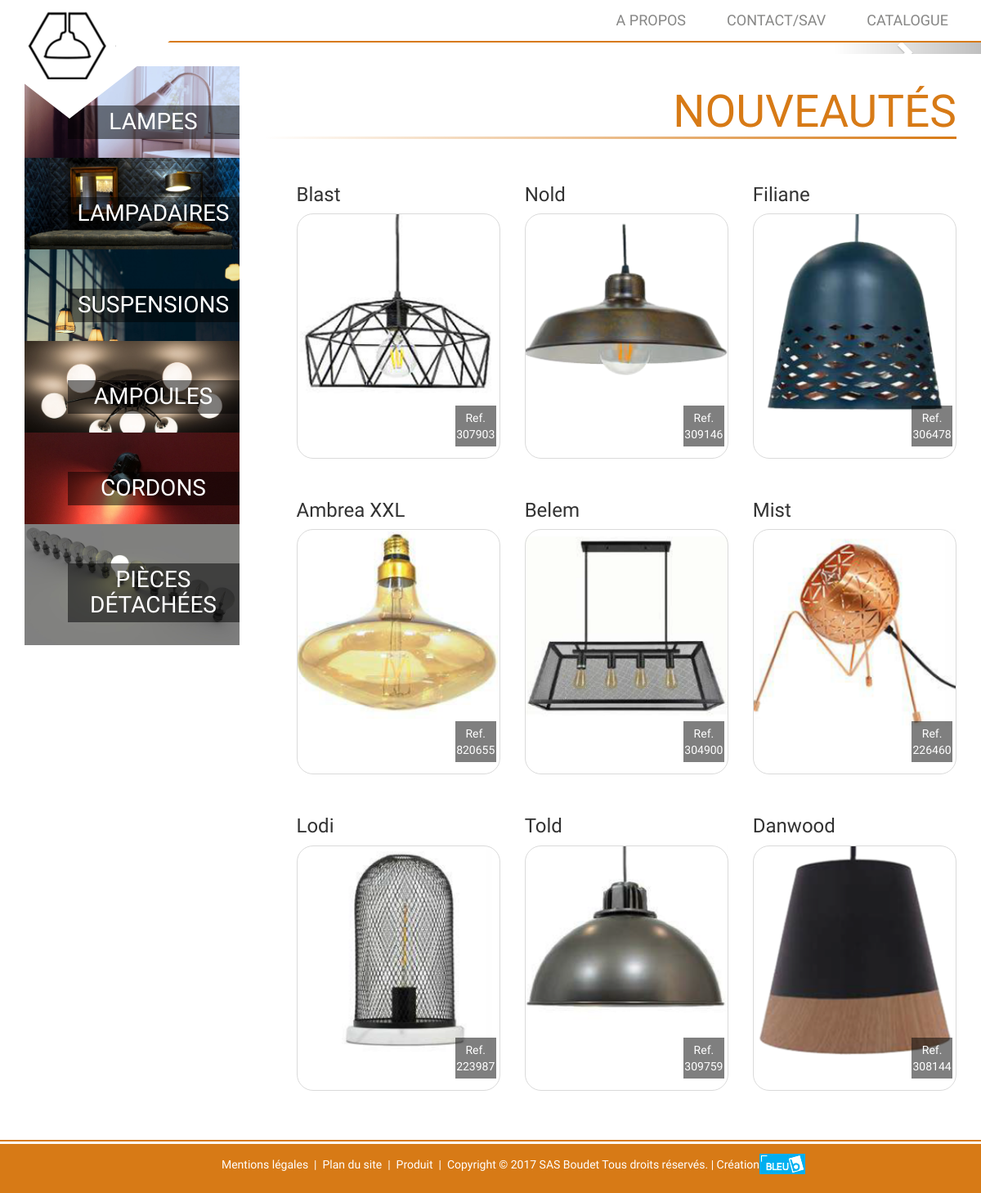
The page / on the database its author committed.
### tables this page shows
CREATE TABLE `nouveaute` (
  `ref` int(11) NOT NULL
);

CREATE TABLE `produits` (
  `id` int(11) NOT NULL,
  `ref` int(11) NOT NULL,
  `nom` varchar(20) NOT NULL,
  `coloris` varchar(50) NOT NULL,
  `dimension` varchar(50) NOT NULL,
  `dispo` varchar(20) NOT NULL,
  `image` text NOT NULL,
  `categorie` text NOT NULL
);

### application/controllers/Accueil.php (called while the page is built, shortened)
<?php
class Accueil extends CI_Controller {
	public function index()
	{
		$datahead = array();
		$datahead['title'] = 'c-creation';
		$datahead['description'] = 'c-creation';
		$data = array();
		$this->load->model('Produit_model');
		$data['list_nouv']=$this->Produit_model->get_nouveaute();
		$this->load->view('common/headeracc',$datahead);
        $this->load->view('accueil/home',$data);
        $this->load->view('common/footer');
	}
}

### index.php (called while the page is built, shortened)
<?php
require_once BASEPATH.'core/CodeIgniter.php';

### application/helpers/assets_helper.php (called while the page is built, shortened)
<?php  if ( ! defined('BASEPATH')) exit('No direct script access allowed');
if ( ! function_exists('css_url'))
{
	function css_url($nom)
	{
		return base_url() . 'assets/css/' . $nom . '.css';
	}
}
if ( ! function_exists('img_url'))
{
	function img_url($nom)
	{
		return base_url() . 'assets/images/' . $nom;
	}
}

### application/models/Produit_model.php (called while the page is built, shortened)
<?php  if ( ! defined('BASEPATH')) exit('No direct script access allowed');
class Produit_model extends CI_Model
{
    public function get_nouveaute()
    {
        $req = 'SELECT * FROM nouveaute NATURAL JOIN produits';
        $query = $this->db->query($req);
        $liste = $query->result_array();
        return $liste;
    }
}

### application/views/accueil/home.php (the view, shortened to what this page needs)
<div class="container">
  <section class="home_elmt row">
        <article class="col-md-3">
            <div class="accordion">
                <a href="<?php echo base_url('produits/lampes'); ?>" class="accordion-item">
                    <h2>Lampes</h2>
                    <div class="accordion-item-content">
                      <img src="<?php echo img_url('accordeon/macbook-690276_1280.jpg'); ?>">
                    </div>
                </a>
                <a href="<?php echo base_url('produits/lampadaires'); ?>" class="accordion-item">
                    <h2>Lampadaires</h2>
                    <div class="accordion-item-content">
                       <img src="<?php echo img_url('accordeon/lounge-609383_1280.jpg'); ?>">
                    </div>
                </a>
                <a href="<?php echo base_url('produits/suspensions'); ?>" class="accordion-item">
                    <h2>Suspensions</h2>
                    <div class="accordion-item-content">
                      <img src="<?php echo img_url('accordeon/bright-1851267_1280-2.jpg'); ?>">
                    </div>
                </a>
                <a href="<?php echo base_url('produits/ampoules'); ?>" class="accordion-item">
                    <h2>Ampoules</h2>
                    <div class="accordion-item-content">
                     <img src="<?php echo img_url('accordeon/ceiling-lamp-335975_1280.jpg'); ?>">
                    </div>
                </a>
                <a href="<?php echo base_url('produits/cordons'); ?>" class="accordion-item">
                    <h2>Cordons</h2>
                    <div class="accordion-item-content">
                       <img src="<?php echo img_url('accordeon/lighting-1565982_1920-2.jpg'); ?>">
                    </div>
                </a>
                <a href="<?php echo base_url('produits/pieces'); ?>" class="accordion-item accordion-item--default">
                    <h2>Pièces détachées</h2>
                    <div class="accordion-item-content">
                       <img src="<?php echo img_url('accordeon/light-bulbs-1125016_960_720.jpg'); ?>">
                    </div>
                </a>
            </div>
        </article>
        <article class="col-md-9">
            <h2 class="title_nouv">Nouveautés</h2>
            <ul class="row">
            <?php for ($i=0; $i < 9 ; $i++) { ?>
                <div class="col-md-4 product_item">
                    <h3><?php echo $list_nouv[$i]['nom']?></h3>
                    <a href="<?php echo base_url('produits/detail').'?ref='.$list_nouv[$i]['ref'];?>">
                        <p>Ref. <?php echo $list_nouv[$i]['ref'];?></p>
                        <img class="img-responsive" src="<?php echo img_url('produits/'.$list_nouv[$i]['image'])?>">
                    </a>
                </div>
               <?php }?>
            </ul>
        </article>
    </section>
</div>

### application/views/common/headeracc.php (shortened to what this page needs)
<!DOCTYPE html>
<html>
<head>
    <link rel="stylesheet" href="https://maxcdn.bootstrapcdn.com/bootstrap/3.3.7/css/bootstrap.min.css">
    <link rel="stylesheet" type="text/css" href="<?php echo css_url('style');?>" />
    <link rel="stylesheet" href="https://maxcdn.bootstrapcdn.com/font-awesome/4.7.0/css/font-awesome.min.css">
</head>
<body>
<div id="nav">
  <div id="menu" class="navbar navbar-fixed-top">
      <div class="container">
        <div class="navbar-header">
          <a class="navbar-brand bsbrand hidden-sm hidden-xs" href="<?php echo base_url(); ?>">
            <p class="logotop" ></p>
          </a>
        </div>
        <div id="navbar" class="collapse navbar-collapse">
          <ul class="nav navbar-nav navbar-right">
            <li class="active"><a href="<?php echo base_url('about'); ?>">a propos</a>
            </li>
            <li><a href="<?php echo base_url('contact'); ?>">contact/sav</a>
            </li>
            <li><a href="<?php echo base_url('produits'); ?>">catalogue</a>
            </li>
          </ul>
        </div>
      </div>
</div>
<div id="carousel-example-generic" class="carousel slide" data-ride="carousel">
          <div class="carousel-inner" role="listbox">
            <div class="item active">
              <img src="<?php echo img_url('carr/WeChat Image_20170901173042-copie.png'); ?>" alt="illuminez votre quotidien">
            </div>
          </div>
          <a class="left carousel-control" href="#carousel-example-generic" role="button" data-slide="prev">
          </a>
          <a class="right carousel-control" href="#carousel-example-generic" role="button" data-slide="next">
            <span class="glyphicon glyphicon-chevron-right" aria-hidden="true"></span>
          </a>
        </div>

### application/views/common/footer.php (shortened to what this page needs)
<footer>
	<div class="container">
		<div class="row">
			<p class="col-xs-12">
						<a href="#" title="Mentions légales">Mentions légales</a>
						&nbsp;|&nbsp;
						<a href="#" title="Plan du site">Plan du site</a>
						&nbsp;|&nbsp;
						<a href="#" title="PACIFLORE PRUNE">Produit</a>
						&nbsp;|&nbsp;
													Copyright &copy;  2017 SAS Boudet  Tous droits réservés.
				| <a href="http://www.bleu-b.com/" class="agence">Création <img src="<?php echo img_url('/logos/logo_footer_web.jpg'); ?>"></a>
			</p>
		</div>
	</div>
</footer>
</div>
</body>
</html>

### assets/css/style.css (style rules this page uses)
html,body { height:100%; padding-top:70px; font-family: 'Fira Sans Condensed', sans-serif; font-weight: 200; }
#menu { border-bottom: 2px solid #d77a16; background-color:white; }
.logotop { position: absolute; background: url(../images/logos/logo_forme.png); width: 112px; height: 87px; text-indent: -9999px; z-index: 999; top: 10px; }
.bsbrand::after { content: ''; display: block; width: 0; height: 0; border-style: solid; border-width: 120px 155px 0 155px; border-color: #ffffff transparent transparent transparent; position: relative; z-index: 990; left: -100px; top: 10px; }
#navbar { position: relative; right: 0px; top: 0; line-height: 80px; }
#navbar li { display: inline-block; margin: 0 10px; }
#navbar li a { color: #878786; font-size: 18px; font-weight: 300; text-transform: uppercase; -webkit-transition: all 0.3s ease; -moz-transition: all 0.3s ease; -ms-transition: all 0.3s ease; -o-transition: all 0.3s ease; transition: all 0.3s ease; }
.carousel { max-height: 500px; margin: -90px 0 15px 0; overflow: auto; }
.carousel-inner > .item { max-height: 500px; }
.carousel-inner > .item > a > img, .carousel-inner > .item > img { width: 100%; }
.home_elmt { padding: 0 0 25px 0; }
.accordion:hover .accordion-item:hover .accordion-item-content, .accordion .accordion-item--default .accordion-item-content { height: 12em; }
.accordion-item-content, .accordion:hover .accordion-item-content { height: 8em; overflow: hidden; transition: height .25s; }
.accordion-item { position: relative; display: block; }
.accordion-item h2 { position: absolute; top: 1em; right: 0; z-index: 999; color: #fff; font-size: 28px; background: rgba(0,0,0,0.5); width: 80%; padding: 5px 0; text-align: center; text-transform: uppercase; }
.accordion-item-content img { width: 100%; }
.product_item { position: relative; overflow: hidden; margin-bottom: 30px; }
.product_item a { display: block; width: 100%; height: 300px; position: relative; z-index: 999; }
.product_item a::after { content: ''; display: block; position: absolute; top: 0; height: 100%; width: 100%; border: 1px solid #dadada; border-radius: 20px; }
.product_item a p { position: absolute; bottom: 5px; right: 5px; z-index: 999; color: #fff; font-size: 14px; background: rgba(0,0,0,0.5); width: 20%; padding: 5px 0; text-align: center; }
.title_nouv { position: relative; width: 100%; text-align: right; font-size: 55px; color: #d77a16; text-transform: uppercase; padding: 5px 0 25px 0; }
.title_nouv:after { content: ''; display: block; width: 100%; height: 3px; background: #ffffff; background: -webkit-linear-gradient(left, transparent 0%, #d77a16 100%); background: -o-linear-gradient(left, transparent 0%, #d77a16 100%); background: linear-gradient(to right, transparent 0%, #d77a16 100%); filter: progid:DXImageTransform.Microsoft.gradient( startColorstr='transparent', endColorstr='#d77a16',GradientType=1 ); }
footer { background: #d77a16; position: relative; bottom: 0px; padding: 15px 0; color: #fff; text-align: center; }
footer::before { content: ''; display: block; width: 100%; height: 2px; background: #d77a16; position: absolute; top: -5px; }
footer a { color: #fff; position: relative; }
footer a img { position: absolute; top: -5px; }

### rows shown on the page
nouveaute: produits.nom "Blast", ref "307903", produits.image (picture)
nouveaute: produits.nom "Nold", ref "309146", produits.image (picture)
nouveaute: produits.nom "Filiane", ref "306478", produits.image (picture)
nouveaute: produits.nom "Ambrea XXL", ref "820655", produits.image (picture)
nouveaute: produits.nom "Belem", ref "304900", produits.image (picture)
nouveaute: produits.nom "Mist", ref "226460", produits.image (picture)
nouveaute: produits.nom "Lodi", ref "223987", produits.image (picture)
nouveaute: produits.nom "Told", ref "309759", produits.image (picture)
nouveaute: produits.nom "Danwood", ref "308144", produits.image (picture)
